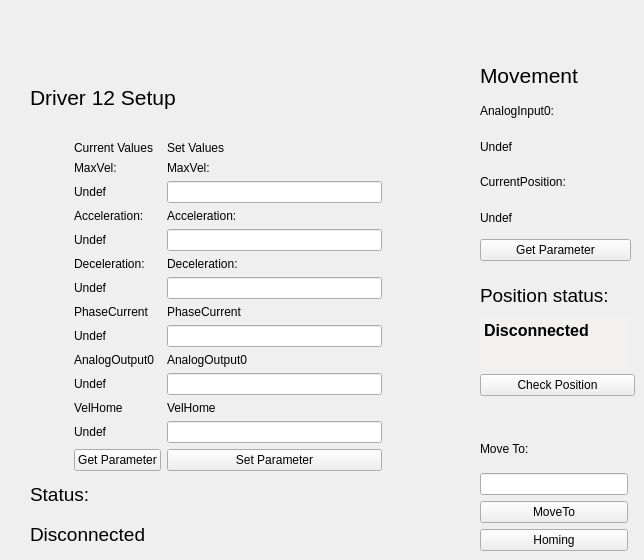
          <widget class="QWidget" name="tab_14">
           <attribute name="title">
            <string>12</string>
           </attribute>
           <attribute name="toolTip">
            <string>Driver 12 Setup and Movimentation</string>
           </attribute>
           <widget class="QWidget" name="layoutWidget_31">
            <property name="geometry">
             <rect>
              <x>480</x>
              <y>430</y>
              <width>148</width>
              <height>121</height>
             </rect>
            </property>
            <layout class="QVBoxLayout" name="verticalLayout_73">
             <item>
              <widget class="QLabel" name="label_267">
               <property name="text">
                <string>Move To:</string>
               </property>
              </widget>
             </item>
             <item>
              <widget class="QLineEdit" name="LineEditMoveToValue_12">
               <property name="toolTip">
                <string>Position to move driver 12</string>
               </property>
              </widget>
             </item>
             <item>
              <widget class="QPushButton" name="MoveTo_12">
               <property name="toolTip">
                <string>Move driver 12 to the position specified above</string>
               </property>
               <property name="text">
                <string>MoveTo</string>
               </property>
              </widget>
             </item>
             <item>
              <widget class="QPushButton" name="Homing_12">
               <property name="toolTip">
                <string>Execute the driver 12 homing procedure</string>
               </property>
               <property name="text">
                <string>Homing</string>
               </property>
              </widget>
             </item>
            </layout>
           </widget>
           <widget class="QWidget" name="layoutWidget_33">
            <property name="geometry">
             <rect>
              <x>480</x>
              <y>60</y>
              <width>151</width>
              <height>201</height>
             </rect>
            </property>
            <layout class="QVBoxLayout" name="verticalLayout_74">
             <item>
              <widget class="QLabel" name="label_270">
               <property name="font">
                <font>
                 <pointsize>16</pointsize>
                </font>
               </property>
               <property name="text">
                <string>Movement</string>
               </property>
              </widget>
             </item>
             <item>
              <widget class="QLabel" name="label_271">
               <property name="text">
                <string>AnalogInput0:</string>
               </property>
              </widget>
             </item>
             <item>
              <widget class="QLabel" name="LabelMovAnalogInput0_12">
               <property name="toolTip">
                <string>Current value of driver 12 AnalogInput(0)</string>
               </property>
               <property name="text">
                <string>Undef</string>
               </property>
              </widget>
             </item>
             <item>
              <widget class="QLabel" name="label_272">
               <property name="text">
                <string>CurrentPosition:</string>
               </property>
              </widget>
             </item>
             <item>
              <widget class="QLabel" name="LabelMovCurrentPosition_12">
               <property name="toolTip">
                <string>Current value of driver 12 CurrentPosition</string>
               </property>
               <property name="text">
                <string>Undef</string>
               </property>
              </widget>
             </item>
             <item>
              <widget class="QPushButton" name="GetParameterMov_12">
               <property name="toolTip">
                <string>Get position parameters of driver 12</string>
               </property>
               <property name="text">
                <string>Get Parameter</string>
               </property>
              </widget>
             </item>
            </layout>
           </widget>
           <widget class="QWidget" name="layoutWidget_32">
            <property name="geometry">
             <rect>
              <x>30</x>
              <y>60</y>
              <width>352</width>
              <height>491</height>
             </rect>
            </property>
            <layout class="QGridLayout" name="gridLayout_45">
             <item row="0" column="0" colspan="3">
              <widget class="QLabel" name="label_188">
               <property name="font">
                <font>
                 <pointsize>16</pointsize>
                </font>
               </property>
               <property name="text">
                <string>Driver 12 Setup</string>
               </property>
              </widget>
             </item>
             <item row="1" column="0">
              <layout class="QVBoxLayout" name="verticalLayout_26">
               <item>
                <widget class="QLabel" name="Images_12">
                 <property name="minimumSize">
                  <size>
                   <width>0</width>
                   <height>100</height>
                  </size>
                 </property>
                 <property name="maximumSize">
                  <size>
                   <width>200</width>
                   <height>150</height>
                  </size>
                 </property>
                 <property name="text">
                  <string/>
                 </property>
                 <property name="pixmap">
                  <pixmap resource="file.qrc">:/Driver.jpg</pixmap>
                 </property>
                 <property name="scaledContents">
                  <bool>true</bool>
                 </property>
                </widget>
               </item>
               <item>
                <widget class="QLabel" name="label_189">
                 <property name="text">
                  <string/>
                 </property>
                </widget>
               </item>
              </layout>
             </item>
             <item row="1" column="1">
              <widget class="QLabel" name="label_374">
               <property name="minimumSize">
                <size>
                 <width>25</width>
                 <height>0</height>
                </size>
               </property>
               <property name="text">
                <string/>
               </property>
              </widget>
             </item>
             <item row="1" column="2">
              <layout class="QGridLayout" name="gridLayout_23">
               <item row="0" column="0">
                <widget class="QLabel" name="label_190">
                 <property name="text">
                  <string>Current Values</string>
                 </property>
                </widget>
               </item>
               <item row="0" column="1">
                <widget class="QLabel" name="label_191">
                 <property name="text">
                  <string>Set Values</string>
                 </property>
                </widget>
               </item>
               <item row="1" column="0">
                <widget class="QLabel" name="label_192">
                 <property name="text">
                  <string>MaxVel:</string>
                 </property>
                </widget>
               </item>
               <item row="1" column="1">
                <widget class="QLabel" name="label_193">
                 <property name="text">
                  <string>MaxVel:</string>
                 </property>
                </widget>
               </item>
               <item row="2" column="0">
                <widget class="QLabel" name="LabelMaxVelSetup_12">
                 <property name="toolTip">
                  <string>Current value of driver 12 MaxVel</string>
                 </property>
                 <property name="text">
                  <string>Undef</string>
                 </property>
                </widget>
               </item>
               <item row="2" column="1">
                <widget class="QLineEdit" name="LineEditMaxVelSetup_12">
                 <property name="toolTip">
                  <string>&lt;html&gt;&lt;head/&gt;&lt;body&gt;&lt;p&gt;MaxVel of driver 12 to set&lt;/p&gt;&lt;/body&gt;&lt;/html&gt;</string>
                 </property>
                </widget>
               </item>
               <item row="3" column="0">
                <widget class="QLabel" name="label_194">
                 <property name="text">
                  <string>Acceleration:</string>
                 </property>
                </widget>
               </item>
               <item row="3" column="1">
                <widget class="QLabel" name="label_195">
                 <property name="text">
                  <string>Acceleration:</string>
                 </property>
                </widget>
               </item>
               <item row="4" column="0">
                <widget class="QLabel" name="LabelAccelerationSetup_12">
                 <property name="toolTip">
                  <string>Current value of driver 12 Acceleration</string>
                 </property>
                 <property name="text">
                  <string>Undef</string>
                 </property>
                </widget>
               </item>
               <item row="4" column="1">
                <widget class="QLineEdit" name="LineEditAccelerationSetup_12">
                 <property name="toolTip">
                  <string>&lt;html&gt;&lt;head/&gt;&lt;body&gt;&lt;p&gt;Acceleration of driver 12 to set&lt;/p&gt;&lt;/body&gt;&lt;/html&gt;</string>
                 </property>
                </widget>
               </item>
               <item row="5" column="0">
                <widget class="QLabel" name="label_196">
                 <property name="text">
                  <string>Deceleration:</string>
                 </property>
                </widget>
               </item>
               <item row="5" column="1">
                <widget class="QLabel" name="label_197">
                 <property name="text">
                  <string>Deceleration:</string>
                 </property>
                </widget>
               </item>
               <item row="6" column="0">
                <widget class="QLabel" name="LabelDecelerationSetup_12">
                 <property name="toolTip">
                  <string>Current value of driver 12 Deceleration</string>
                 </property>
                 <property name="text">
                  <string>Undef</string>
                 </property>
                </widget>
               </item>
               <item row="6" column="1">
                <widget class="QLineEdit" name="LineEditDecelerationSetup_12">
                 <property name="toolTip">
                  <string>&lt;html&gt;&lt;head/&gt;&lt;body&gt;&lt;p&gt;Deceleration of driver 12 to set&lt;/p&gt;&lt;/body&gt;&lt;/html&gt;</string>
                 </property>
                </widget>
               </item>
               <item row="7" column="0">
                <widget class="QLabel" name="label_198">
                 <property name="text">
                  <string>PhaseCurrent</string>
                 </property>
                </widget>
               </item>
               <item row="7" column="1">
                <widget class="QLabel" name="label_199">
                 <property name="text">
                  <string>PhaseCurrent</string>
                 </property>
                </widget>
               </item>
               <item row="8" column="0">
                <widget class="QLabel" name="LabelPhaseCurrentSetup_12">
                 <property name="toolTip">
                  <string>Current value of driver 12 PhaseCurrent</string>
                 </property>
                 <property name="text">
                  <string>Undef</string>
                 </property>
                </widget>
               </item>
               <item row="8" column="1">
                <widget class="QLineEdit" name="LineEditPhaseCurrentSetup_12">
                 <property name="toolTip">
                  <string>&lt;html&gt;&lt;head/&gt;&lt;body&gt;&lt;p&gt; PhaseCurrent of driver 12 to set&lt;/p&gt;&lt;/body&gt;&lt;/html&gt;</string>
                 </property>
                </widget>
               </item>
               <item row="9" column="0">
                <widget class="QLabel" name="label_200">
                 <property name="text">
                  <string>AnalogOutput0</string>
                 </property>
                </widget>
               </item>
               <item row="9" column="1">
                <widget class="QLabel" name="label_201">
                 <property name="text">
                  <string>AnalogOutput0</string>
                 </property>
                </widget>
               </item>
               <item row="10" column="0">
                <widget class="QLabel" name="LabelAnalogOutputSetup_12">
                 <property name="toolTip">
                  <string>Current value of driver 12 AnalogOutput(0)</string>
                 </property>
                 <property name="text">
                  <string>Undef</string>
                 </property>
                </widget>
               </item>
               <item row="10" column="1">
                <widget class="QLineEdit" name="LineEditAnalogOutputSetup_12">
                 <property name="toolTip">
                  <string>&lt;html&gt;&lt;head/&gt;&lt;body&gt;&lt;p&gt; AnalogOutput(0) of driver 12 to set&lt;/p&gt;&lt;/body&gt;&lt;/html&gt;</string>
                 </property>
                </widget>
               </item>
               <item row="11" column="0">
                <widget class="QLabel" name="label_375">
                 <property name="text">
                  <string>VelHome</string>
                 </property>
                </widget>
               </item>
               <item row="11" column="1">
                <widget class="QLabel" name="label_376">
                 <property name="text">
                  <string>VelHome</string>
                 </property>
                </widget>
               </item>
               <item row="12" column="0">
                <widget class="QLabel" name="LabelVelHomeSetup_12">
                 <property name="toolTip">
                  <string>Current value of driver 12 VelHome</string>
                 </property>
                 <property name="text">
                  <string>Undef</string>
                 </property>
                </widget>
               </item>
               <item row="12" column="1">
                <widget class="QLineEdit" name="LineEditVelHomeSetup_12">
                 <property name="toolTip">
                  <string>&lt;html&gt;&lt;head/&gt;&lt;body&gt;&lt;p&gt; VelHome of driver 12 to set&lt;/p&gt;&lt;/body&gt;&lt;/html&gt;</string>
                 </property>
                </widget>
               </item>
               <item row="13" column="0">
                <widget class="QPushButton" name="GetParameterDriver_12">
                 <property name="toolTip">
                  <string>&lt;html&gt;&lt;head/&gt;&lt;body&gt;&lt;p&gt;Get the current parameter of the driver 12&lt;/p&gt;&lt;/body&gt;&lt;/html&gt;</string>
                 </property>
                 <property name="text">
                  <string>Get Parameter</string>
                 </property>
                </widget>
               </item>
               <item row="13" column="1">
                <widget class="QPushButton" name="SetParameterDriver_12">
                 <property name="toolTip">
                  <string>&lt;html&gt;&lt;head/&gt;&lt;body&gt;&lt;p&gt;Set parameter of driver 12. Nota bene: in order to accomplished the command you have to set all the fields above.&lt;/p&gt;&lt;/body&gt;&lt;/html&gt;</string>
                 </property>
                 <property name="text">
                  <string>Set Parameter</string>
                 </property>
                </widget>
               </item>
              </layout>
             </item>
             <item row="2" column="0" colspan="3">
              <layout class="QVBoxLayout" name="verticalLayout_27">
               <item>
                <widget class="QLabel" name="label_202">
                 <property name="font">
                  <font>
                   <pointsize>14</pointsize>
                  </font>
                 </property>
                 <property name="text">
                  <string>Status:</string>
                 </property>
                </widget>
               </item>
               <item>
                <widget class="QLabel" name="LabelStatusDriver12">
                 <property name="font">
                  <font>
                   <pointsize>14</pointsize>
                  </font>
                 </property>
                 <property name="toolTip">
                  <string>Driver 12 Status</string>
                 </property>
                 <property name="text">
                  <string>Disconnected</string>
                 </property>
                </widget>
               </item>
              </layout>
             </item>
            </layout>
           </widget>
           <widget class="QWidget" name="layoutWidget_52">
            <property name="geometry">
             <rect>
              <x>480</x>
              <y>280</y>
              <width>155</width>
              <height>116</height>
             </rect>
            </property>
            <layout class="QVBoxLayout" name="verticalLayout_89">
             <item>
              <layout class="QVBoxLayout" name="verticalLayout_46">
               <item>
                <widget class="QLabel" name="label_321">
                 <property name="font">
                  <font>
                   <pointsize>14</pointsize>
                  </font>
                 </property>
                 <property name="text">
                  <string>Position status:</string>
                 </property>
                </widget>
               </item>
               <item>
                <widget class="QTextEdit" name="LabelPositionStatus_12">
                 <property name="maximumSize">
                  <size>
                   <width>151</width>
                   <height>51</height>
                  </size>
                 </property>
                 <property name="palette">
                  <palette>
                   <active>
                    <colorrole role="Base">
                     <brush brushstyle="SolidPattern">
                      <color alpha="255">
                       <red>242</red>
                       <green>241</green>
                       <blue>240</blue>
                      </color>
                     </brush>
                    </colorrole>
                   </active>
                   <inactive>
                    <colorrole role="Base">
                     <brush brushstyle="SolidPattern">
                      <color alpha="255">
                       <red>242</red>
                       <green>241</green>
                       <blue>240</blue>
                      </color>
                     </brush>
                    </colorrole>
                   </inactive>
                   <disabled>
                    <colorrole role="Base">
                     <brush brushstyle="SolidPattern">
                      <color alpha="255">
                       <red>255</red>
                       <green>255</green>
                       <blue>255</blue>
                      </color>
                     </brush>
                    </colorrole>
                   </disabled>
                  </palette>
                 </property>
                 <property name="font">
                  <font>
                   <pointsize>12</pointsize>
                   <weight>75</weight>
                   <bold>true</bold>
                  </font>
                 </property>
                 <property name="toolTip">
                  <string>&lt;html&gt;&lt;head/&gt;&lt;body&gt;&lt;p&gt;&lt;span style=&quot; font-size:11pt; font-weight:400;&quot;&gt;Here is printed the correspondence between the estimated position and the CurrentPosition of the driver 12.&lt;/span&gt;&lt;/p&gt;&lt;/body&gt;&lt;/html&gt;</string>
                 </property>
                 <property name="frameShape">
                  <enum>QFrame::NoFrame</enum>
                 </property>
                 <property name="html">
                  <string>&lt;!DOCTYPE HTML PUBLIC &quot;-//W3C//DTD HTML 4.0//EN&quot; &quot;http://www.w3.org/TR/REC-html40/strict.dtd&quot;&gt;
&lt;html&gt;&lt;head&gt;&lt;meta name=&quot;qrichtext&quot; content=&quot;1&quot; /&gt;&lt;style type=&quot;text/css&quot;&gt;
p, li { white-space: pre-wrap; }
&lt;/style&gt;&lt;/head&gt;&lt;body style=&quot; font-family:'Ubuntu'; font-size:12pt; font-weight:600; font-style:normal;&quot;&gt;
&lt;p style=&quot; margin-top:0px; margin-bottom:0px; margin-left:0px; margin-right:0px; -qt-block-indent:0; text-indent:0px;&quot;&gt;Disconnected&lt;/p&gt;&lt;/body&gt;&lt;/html&gt;</string>
                 </property>
                 <property name="textInteractionFlags">
                  <set>Qt::TextSelectableByMouse</set>
                 </property>
                </widget>
               </item>
              </layout>
             </item>
             <item>
              <widget class="QPushButton" name="CheckPositionButton_12">
               <property name="toolTip">
                <string>&lt;html&gt;&lt;head/&gt;&lt;body&gt;&lt;p&gt;Verify the correspondence between the estimated position and the current position of the driver 12.&lt;/p&gt;&lt;/body&gt;&lt;/html&gt;</string>
               </property>
               <property name="text">
                <string>Check Position</string>
               </property>
              </widget>
             </item>
            </layout>
           </widget>
          </widget>
